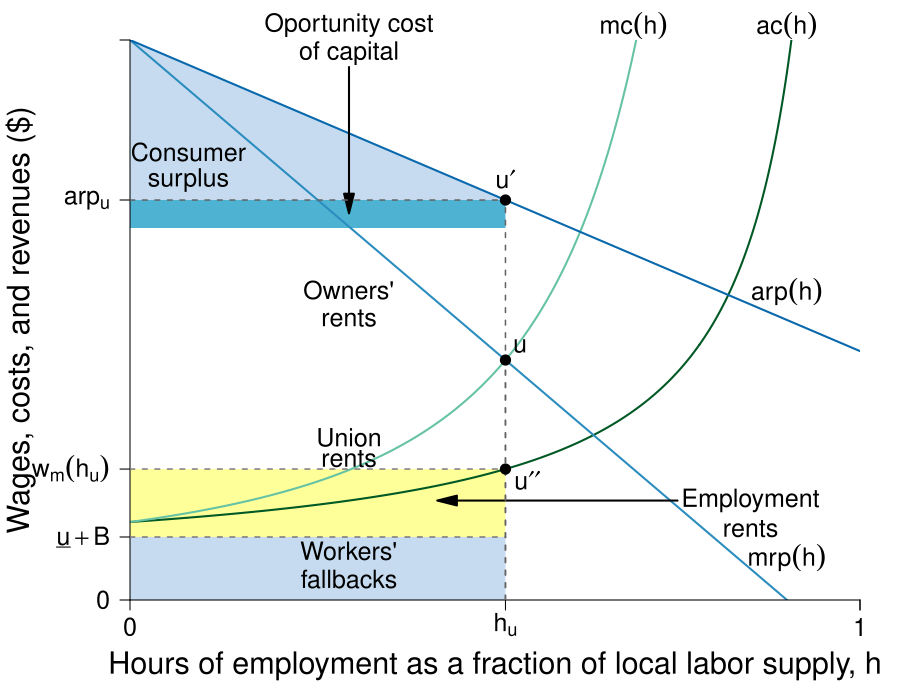

Source code (R):
#' Graph Designer: Simon Halliday
#' Authors: Bowles and Halliday
#' Title: Coordination, Conflict and Competition: A Text in Microeconomics

library(shape)
library(plotrix)
library(pBrackets)
pdf(file = "capitalism/monopsony_monopoly_unions_old.pdf", width = 9, height = 7)

#Set parameters for graphics
axislabelsize <- 1.8
labelsize <- 1.5
namesize <- 1.8
annotatesize <- 1.5
graphlinewidth <- 2
segmentlinewidth <- 1.5

COL <- c("#7fc97f", "#beaed4", "#fdc086", "#ffff99", "#386cb0", "#f0027f", "#bf5b17", "#666666")
COLA <- c("#e0f3db", "#99d8c9","#66c2a4","#41ae76", "#238b45", "#005824")
COLB <- c("#c6dbef", "#4eb3d3", "#2b8cbe", "#0868ac","#084081")
COLC <- c("#fcfbfd", "#efedf5", "#dadaeb", "#bcbddc", "#9e9ac8", "#807dba", "#6a51a3", "#54278f", "#3f007d")
CBCols <- c("#009E73","#0072B2","#E69F00","#CC79A7", "#F0E442","#D55E00")

grays <- gray.colors(25, start = 1, end = 0, alpha = 1)


WageFn <- function(h, ubar = 2.5, B = 2, t = 0.7) {
  B + ubar + (ubar - ubar*t +  ubar*t*h )/(t*(1 - h))
}

Mch <- function(h, ubar = 2.5, B = 2, t = 0.7) {
  B + ubar + (ubar - ubar*t +  ubar*t*h )/(t*(1 - h))+ (ubar*h)/(t*(1-h)^2)
}

AvgRevenue <- function(h, rmax = 40, xmax = 1.8){
  rmax - (rmax/xmax)*h
}

MRevenue <- function(h, rmax = 40, xmax = 1.8){
  rmax - 2*(rmax/xmax)*h
}


# MRP <- function(h, constant = 7, slope = 1){
#   constant/(slope*h)
# }

# mrp2 <- function(h, constant = 4, power = 2){
#   constant/(h^power)
# }

costRevSol <- function(h, constant = 7, ubar = 3, B = 2, t = 0.8){
  B + ubar + (ubar - ubar*t +  ubar*t*h )/(t*(1 - h)) + (ubar*h)/(t*(1-h)^2) - constant/h
}

#uniroot(costRevSol(x, constant = 7, ubar = 3, B = 2, t = 0.8), lower = 0.01, upper = 1)

par(mar =  c(5, 6.5, 2, 2))

xlims <- c(0, 1)
ylims <- c(0, 40)

plot(0, 0, xlim = xlims, ylim = ylims, type = "n",
     xlab = "",
     ylab = "",
     xaxt = "n", 
     yaxt = "n",
     cex.lab = axislabelsize, 
     bty = "n", 
     xaxs="i", 
     yaxs="i")

npts <- 500 
npts2 <- 501

#Intersections
x <- seq(xlims[1], xlims[2], length.out = npts)
#Wage levels specified for ACL w/o monopsony and apl w/o monopoly

eq1 <- uniroot(function(x)  MRevenue(x) - Mch(x)  , c(.01,1), tol=1e-8)   
wagelvls <- c(WageFn(as.numeric(eq1[1])), MRevenue(as.numeric(eq1[1])), AvgRevenue(as.numeric(eq1[1])), 4.5)
eq2 <- uniroot(function(x)  wagelvls[3] - Mch(x)  , c(.01,1), tol=1e-8)   
eq3 <- uniroot(function(x)  MRevenue(x) - wagelvls[1] , c(.01,1), tol=1e-8)   
eq4 <- uniroot(function(x)  MRevenue(x) - WageFn(x) , c(.01,1), tol=1e-8)   

#MRevenue(as.numeric(eq1[1]))
#AvgRevenue(as.numeric(eq1[1]))

#Create a vector of the solved points
wagelvls <- c(WageFn(as.numeric(eq1[1])), MRevenue(as.numeric(eq1[1])), AvgRevenue(as.numeric(eq1[1])), 4.5, WageFn(LPoints[4]), WageFn(LPoints[4]) + 2)
eq5 <- uniroot(function(x)  MRevenue(x) - wagelvls[6], c(.01,1), tol=1e-8)   

LPoints <- as.numeric(c(eq5[1], eq2[1], eq3[1], eq4[1], eq1[1]))
wagelvls <- c(WageFn(as.numeric(eq5[1])), MRevenue(as.numeric(eq1[1])), AvgRevenue(LPoints[1]), 4.5, WageFn(LPoints[4]), WageFn(LPoints[4]) + 2)




#I don't know what these are any more...
BPoints <- c(0.37, 0.53, 0.78)

#Specify the sequences of points for graphing. 
xx1 <- seq(xlims[1], BPoints[2], length.out = npts)
xx2 <- seq(BPoints[2], 1, length.out = npts)
xx3 <- seq(xlims[1], BPoints[3], length.out = npts)
xx4 <- seq(BPoints[3], 1, length.out = npts)
xx5 <- seq(xlims[1], 1, length.out = npts)

#Customize ticks and labels for the plot
ticksy <- c(0, wagelvls[4], wagelvls[1], WageFn(LPoints[4]) + 2, wagelvls[3], 40)
ylabels <- c(0, expression(paste(underline(u) + B)), expression(paste(w[m]*(h[u]))), expression(paste(w[u])), expression(paste(arp[u])), NA)
ticksx <- c(0, LPoints[5], LPoints[1], 1, xlims[2])
xlabels <- c(0, expression(paste(h[m])), expression(paste(h[u])), 1.0, NA)

# Owners' rents
xpoly1 <- c(0, 0, LPoints[1], LPoints[1], 0)
ypoly1 <- c(wagelvls[3] - 2, wagelvls[5] + 2 , wagelvls[5] + 2, wagelvls[3] - 2, wagelvls[3] - 2)
polygon(x = xpoly1, y = ypoly1, col=COLA[1], density=NULL, border = NA)

xpoly1 <- c(0, 0, LPoints[1], LPoints[1], 0)
ypoly1 <- c(wagelvls[3] - 2, wagelvls[3] , wagelvls[3], wagelvls[3] - 2, wagelvls[3] - 2)
polygon(x = xpoly1, y = ypoly1, col=COLB[2], density=NULL, border = NA)


# Employment rents
xpoly2 <- c(0, 0, LPoints[1], LPoints[1], 0)
ypoly2 <- c(wagelvls[4], wagelvls[1], wagelvls[1], wagelvls[4], wagelvls[4])
polygon(x = xpoly2, y = ypoly2, col=COL[4], density=NULL, border = NA)
# Fallback with u + B
xpoly3 <- c(0, 0, LPoints[1], LPoints[1], 0)
ypoly3 <- c(wagelvls[4], 0, 0, wagelvls[4], wagelvls[4])
polygon(x = xpoly3, y = ypoly3, col=COLB[1], density=NULL, border = NA)
# Union rents
xpoly4 <- c(0, 0, LPoints[1], LPoints[1], 0)
ypoly4 <- c(wagelvls[5] + 2, wagelvls[1], wagelvls[1], wagelvls[5] + 2, wagelvls[5] + 2)
polygon(x = xpoly4, y = ypoly4, col= rgb(213/255, 94/255, 0, 0.5), density=NULL, border = NA)

#Consumer surplus
xpoly5 <- c(0, 0, LPoints[1], 0)
ypoly5 <- c(AvgRevenue(0), wagelvls[3], wagelvls[3], AvgRevenue(0))
polygon(x = xpoly5, y = ypoly5, col=COLB[1], density=NULL, border = NA)


#Draw the lines for the graphs
lines(xx3, WageFn(xx3), col = COLA[6], lwd = graphlinewidth, lty = 1)
lines(xx4, WageFn(xx4), col = COLA[6], lwd = graphlinewidth, lty = 1)
lines(xx1, Mch(xx1), col = COLA[3], lwd = graphlinewidth, lty = 1)
lines(xx2, Mch(xx2), col = COLA[3], lwd = graphlinewidth, lty = 1)
lines(xx5, MRevenue(xx5), col = COLB[3], lwd = graphlinewidth)
lines(xx5, AvgRevenue(xx5), col = COLB[4], lwd = graphlinewidth)
#lines(xx1, mrp2(xx1), col = COLB[4], lwd = graphlinewidth)

#lines(xx2, solowCondition(xx2, delta = 5), col = COL[3], lwd = 4)
#lines(xx2, solowInfeas(xx2, delta = 5), col = COL[1], lwd = 4, lty = 2)


axis(1, at = ticksx, pos = 0, labels = xlabels, cex.axis = labelsize)
axis(2, at = ticksy, pos = 0, labels = ylabels, las = 1,cex.axis = labelsize)


text(0.3, wagelvls[2] + 5,  expression(paste("Owners'")), xpd = TRUE, cex = labelsize) 
text(0.3, wagelvls[2] + 3,  expression(paste("rents")), xpd = TRUE, cex = labelsize)

text(0.3, wagelvls[1] + 2.25,  expression(paste("Union")), xpd = TRUE, cex = labelsize) 
text(0.3, wagelvls[1] + 0.75,  expression(paste("rents")), xpd = TRUE, cex = labelsize)


# text(0.2, wagelvls[2],  expression(paste(mrp(h) == mc(h))), xpd = TRUE, cex = labelsize) 
# Arrows(0.32, wagelvls[2], LPoints[1] - 0.025, wagelvls[2], col = "black", lty = 1, lwd = 2, arr.type = "triangle", xpd = TRUE)

text(0.3, wagelvls[4] - 1,  expression(paste("Workers'")), xpd = TRUE, cex = labelsize)
text(0.3, wagelvls[4] - 3,  expression(paste("fallbacks")), xpd = TRUE, cex = labelsize)





#text(0.85, wagelvls[1] - 1,  expression(paste(ac)), xpd = TRUE, cex = labelsize)
text(0.9, wagelvls[6] + 3,  expression(paste("Union")), xpd = TRUE, cex = labelsize)
text(0.9, wagelvls[6] + 1,  expression(paste("wage, ", w[u])), xpd = TRUE, cex = labelsize)

text(0.85, wagelvls[1] - 2.25,  expression(paste("Employment")), xpd = TRUE, cex = labelsize)
text(0.85, wagelvls[1] - 4.25,  expression(paste("rents")), xpd = TRUE, cex = labelsize)
Arrows(0.75, wagelvls[1] - 2.25, LPoints[1] - 0.08, wagelvls[1] - 2.25, col = "black", lty = 1, lwd = 2, arr.type = "triangle", xpd = TRUE)

text(0.3, wagelvls[3] + 12.5,  expression(paste("Oportunity cost")), xpd = TRUE, cex = labelsize)
text(0.3, wagelvls[3] + 10.5,  expression(paste("of capital")), xpd = TRUE, cex = labelsize)
#text(0.3, wagelvls[3] + 10.5,  expression(paste("of capital, ", rho%.%w[u]%.%h[u])), xpd = TRUE, cex = labelsize)
Arrows(0.3, wagelvls[3] + 9.5, 0.3, wagelvls[3] - 0.25, col = "black", lty = 1, lwd = 2, arr.type = "triangle", xpd = TRUE)

#Consumer surplus
text(0.08, 32, expression(paste("Consumer")), cex = labelsize, xpd = TRUE)
text(0.08, 30, expression(paste("surplus")), cex = labelsize, xpd = TRUE)


# text(0.15, wagelvls[3] - 1,  expression(paste(arp)), xpd = TRUE, cex = labelsize)
# text(0.15, wagelvls[3] - 3,  expression(paste("(no monopoly)")), xpd = TRUE, cex = labelsize)


#Axis labels 
text(0.5*xlims[2], -4.7,  expression(paste("Hours of employment as a fraction of local labor supply, ", h)), xpd = TRUE, cex = axislabelsize) 
text(-0.15, 0.5*ylims[2], expression(paste("Wages, costs, and revenues ($)")), xpd = TRUE, cex = axislabelsize, srt = 90) 


#Annotation of the  graphs
#text(0.86, 43, expression(paste("Average cost")), cex = labelsize, xpd = TRUE)
text(0.9, 41, expression(paste(ac(h) )), cex = labelsize, xpd = TRUE)

#text(0.62, 43, expression(paste("Marginal cost")), cex = labelsize, xpd = TRUE)
text(0.69, 41, expression(paste(mc(h) )), cex = labelsize, xpd = TRUE)

#text(0.1, 30, expression(paste("Marginal revenue")), cex = labelsize, xpd = TRUE)
#text(0.1, 28, expression(paste("product")), cex = labelsize, xpd = TRUE)
#Marginal revenue product
text(0.9, 3, expression(paste(mrp(h) )), cex = labelsize, xpd = TRUE)

#Average revenue product
text(0.9, 22, expression(paste(arp(h))), cex = labelsize, xpd = TRUE)



#Labor supply
# segments(1, 0, 1, 42, lty = 2, lwd = segmentlinewidth, col = grays[20])
# text(1.04, 43, expression(paste("Labor")), cex = labelsize, xpd = TRUE)
# text(1.04, 41, expression(paste("supply")), cex = labelsize, xpd = TRUE)



segments(0, wagelvls[4], LPoints[1], wagelvls[4], lty = 2, lwd = segmentlinewidth, col = grays[20])

#segments(0, Mch(LPoints[1]), LPoints[1], Mch(LPoints[1]), lty = 2, lwd = segmentlinewidth, col = grays[20])
segments(LPoints[1], 0 , LPoints[1], Mch(LPoints[1]), lty = 2, lwd = segmentlinewidth, col = grays[20])
segments(0, WageFn(LPoints[1]), LPoints[1], WageFn(LPoints[1]), lty = 2, lwd = segmentlinewidth, col = grays[20])

#segments(BPoints[1], 0, BPoints[1], MRP(BPoints[1]), lty = 2, lwd = segmentlinewidth, col = grays[20])

#ARPl, no monopoly
segments(0, wagelvls[3], LPoints[1], wagelvls[3], lty = 2, lwd = segmentlinewidth, col = grays[22])
segments(LPoints[1], 0, LPoints[1], wagelvls[3], lty = 2, lwd = segmentlinewidth, col = grays[22])

#Union wage
segments(0, wagelvls[6], xlims[2], wagelvls[6], lty = 1, lwd = graphlinewidth, col = CBCols[3])


#Green part of min wage
#segments(0, 19 - 0.3, BPoints[3], WageFn(BPoints[3]) - 0.3, lty = 1, lwd = graphlinewidth, col = COLA[4])

# points(BPoints[1], MRP(BPoints[1]), pch = 16, col = "black", cex = 1.5)
# text(BPoints[1], MRP(BPoints[1]) + 1.5, expression(paste(d)), cex = labelsize)


# segments(BPoints[3], 0, BPoints[3], WageFn(BPoints[3]), lty = 2, lwd = segmentlinewidth, col = grays[20])
# points(BPoints[3], WageFn(BPoints[3]), pch = 16, col = "black", cex = 1.5)
# text(BPoints[3] + 0.02, WageFn(BPoints[3]) - 1.2, expression(paste(g)), cex = labelsize)


points(LPoints[1], MRevenue(LPoints[1]), pch = 16, col = "black", cex = 1.5)
text(LPoints[1] + 0.02, MRevenue(LPoints[1]) + 1, expression(paste(u)), cex = labelsize)

points(LPoints[1], AvgRevenue(LPoints[1]), pch = 16, col = "black", cex = 1.5)
text(LPoints[1], AvgRevenue(LPoints[1]) + 1.5, expression(paste(u*minute)), cex = labelsize)

points(LPoints[1], WageFn(LPoints[1]), pch = 16, col = "black", cex = 1.5)
text(LPoints[1] + 0.03, WageFn(LPoints[1]) - 0.8, expression(paste(u*minute*minute)), cex = labelsize)


# segments(LPoints[3], 0, LPoints[3], AvgRevenue(LPoints[3]), lty = 2, lwd = segmentlinewidth, col = grays[22])
# points(LPoints[3], MRevenue(LPoints[3]), pch = 16, col = "black", cex = 1.5)
# text(LPoints[3] - 0.02, MRevenue(LPoints[3]) - 1, expression(paste(b)), cex = labelsize)
# points(LPoints[3], AvgRevenue(LPoints[3]), pch = 16, col = "black", cex = 1.5)
# text(LPoints[3], AvgRevenue(LPoints[3]) + 1.3, expression(paste(b*minute)), cex = labelsize)

# brackets(x1 = LPoints[3] - 0.015, y1 = MRevenue(LPoints[3])  + 0.5, 
#          x2 = LPoints[3] - 0.015, y2 = AvgRevenue(LPoints[3]) - 0.5,  
#          ticks = 0.3, curvature = 0.5, type = 1, h = 0.02,
#          col = "black", lwd = 1.5, lty = 1, xpd = TRUE)
# 
# text(LPoints[3] - 0.05, MRevenue(LPoints[3]) + 5, expression(paste(B)), cex = labelsize)


# segments(LPoints[2], 0, LPoints[2], Mch(LPoints[2]), lty = 2, lwd = segmentlinewidth, col = grays[22])
# points(LPoints[2], Mch(LPoints[2]), pch = 16, col = "black", cex = 1.5)
# text(LPoints[2] - 0.02, Mch(LPoints[2]) + 1, expression(paste(a)), cex = labelsize)
# points(LPoints[2], WageFn(LPoints[2]), pch = 16, col = "black", cex = 1.5)
# text(LPoints[2] - 0.02, WageFn(LPoints[2]) + 1, expression(paste(a*minute)), cex = labelsize)

# brackets(x1 = LPoints[2] + 0.015, y1 = Mch(LPoints[2])  - 0.5, 
#          x2 = LPoints[2] + 0.015, y2 = WageFn(LPoints[2]) + 0.6,  
#          ticks = 0.2, curvature = 0.5, type = 1, h = 0.02,
#          col = "black", lwd = 1.5, lty = 1, xpd = TRUE)
# 
# text(LPoints[2] + 0.05, Mch(LPoints[2]) - 3.5, expression(paste(A)), cex = labelsize)


# points(LPoints[1], WageFn(LPoints[1]), pch = 16, col = "black", cex = 1.5)
# text(LPoints[1] + 0.02, WageFn(LPoints[1]) - 1, expression(paste(m)), cex = labelsize)

#Arrows for effects of min wage
# Arrows(LPoints[1] - 0.01, -1, BPoints[1] + 0.02, -1, col = "black", lty = 1, lwd = 2, arr.type = "triangle", xpd = TRUE)
# Arrows(-0.05, WageFn(LPoints[1]) + 1.5, - 0.05, MRP(BPoints[1]) - 1.5, col = "black", lty = 1, lwd = 2, arr.type = "triangle", xpd = TRUE)


# text(0.15, MRP(BPoints[1]) + 3.6, expression(paste("Minimum")), cex = labelsize)
# text(0.15, MRP(BPoints[1]) + 1.6, expression(paste("wage, ", w[d]^min)), cex = labelsize)

# text(0.1, 14, expression(paste("Increase")), cex = labelsize)
# text(0.1, 12, expression(paste("in earnings")), cex = labelsize)
# 
# text(0.15, 4, expression(paste("Earnings shared")), cex = labelsize)
# text(0.15, 2, expression(paste("by both cases")), cex = labelsize)

# text(0.475, 4, expression(paste("Decrease")), cex = labelsize)
# text(0.475, 2, expression(paste("in earnings")), cex = labelsize)

# text(0.6, 4, expression(paste("Decrease")), cex = labelsize)
# text(0.6, 2, expression(paste("in earnings")), cex = labelsize)
# Arrows(LPoints[1] + 0.04, 3, BPoints[1] + 0.05, 3, col = "black", lty = 1, lwd = 2, arr.type = "triangle", xpd = TRUE)

dev.off()
